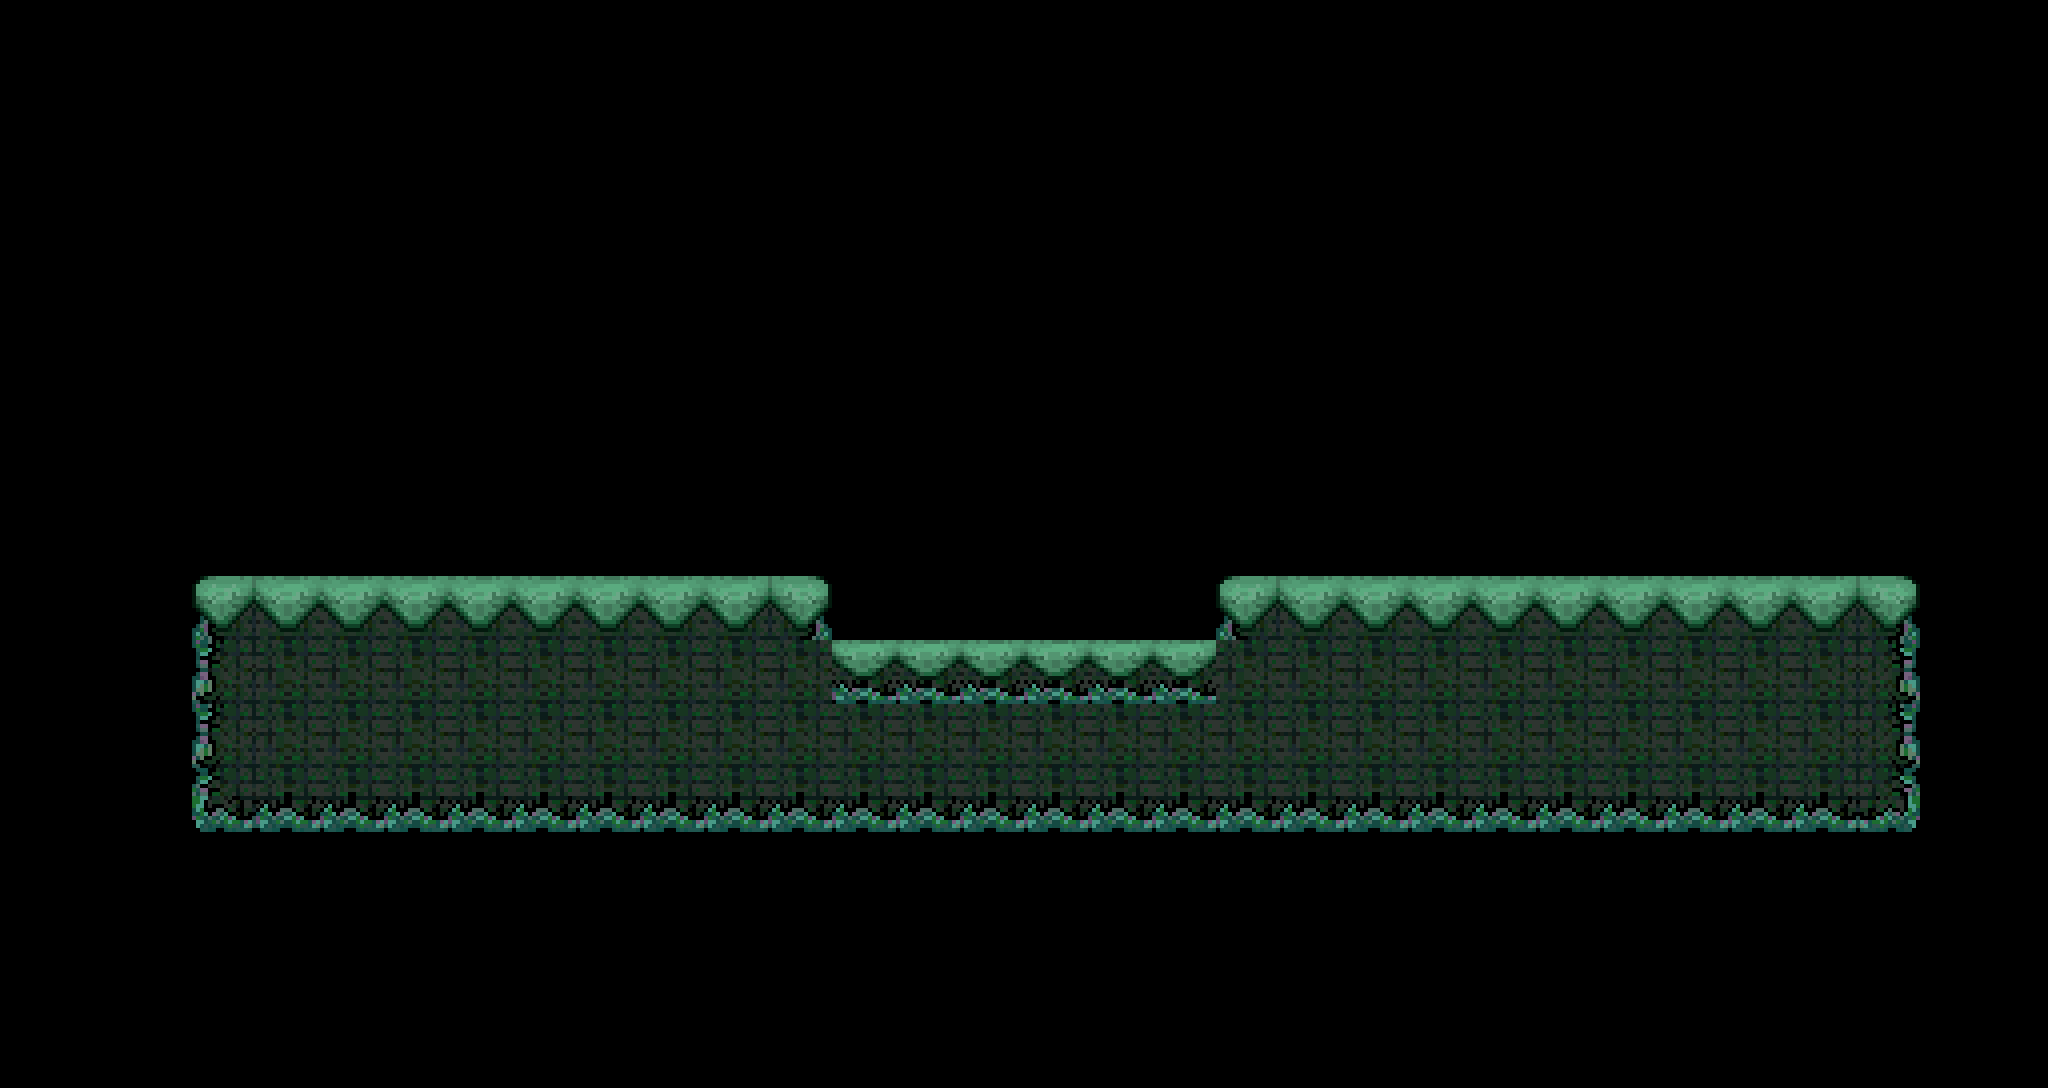

A 2D game scene composited from a Tiled map and its tileset images. What follows is a short description and the map's XML, with every tile layer's data as written:
An orthogonal 32x17 tile map with 64x64 px tiles, 1 tile layer (Tile Layer 1) and 1 object.

<map version="1.5" tiledversion="1.5.0" orientation="orthogonal" renderorder="left-down" width="32" height="17" tilewidth="64" tileheight="64" infinite="0" nextlayerid="4" nextobjectid="10">
 <tileset firstgid="1" source="../level0.tsx" />
 <layer id="1" name="Tile Layer 1" width="32" height="17">
  <data encoding="csv">
0,0,0,0,0,0,0,0,0,0,0,0,0,0,0,0,0,0,0,0,0,0,0,0,0,0,0,0,0,0,0,0,
0,0,0,0,0,0,0,0,0,0,0,0,0,0,0,0,0,0,0,0,0,0,0,0,0,0,0,0,0,0,0,0,
0,0,0,0,0,0,0,0,0,0,0,0,0,0,0,0,0,0,0,0,0,0,0,0,0,0,0,0,0,0,0,0,
0,0,0,0,0,0,0,0,0,0,0,0,0,0,0,0,0,0,0,0,0,0,0,0,0,0,0,0,0,0,0,0,
0,0,0,0,0,0,0,0,0,0,0,0,0,0,0,0,0,0,0,0,0,0,0,0,0,0,0,0,0,0,0,0,
0,0,0,0,0,0,0,0,0,0,0,0,0,0,0,0,0,0,0,0,0,0,0,0,0,0,0,0,0,0,0,0,
0,0,0,0,0,0,0,0,0,0,0,0,0,0,0,0,0,0,0,0,0,0,0,0,0,0,0,0,0,0,0,0,
0,0,0,0,0,0,0,0,0,0,0,0,0,0,0,0,0,0,0,0,0,0,0,0,0,0,0,0,0,0,0,0,
0,0,0,0,0,0,0,0,0,0,0,0,0,0,0,0,0,0,0,0,0,0,0,0,0,0,0,0,0,0,0,0,
0,0,0,1,2,2,2,2,2,2,2,2,3,0,0,0,0,0,0,1,2,2,2,2,2,2,2,2,2,3,0,0,
0,0,0,5,6,6,6,6,6,6,6,6,6,14,14,14,14,14,14,6,6,6,6,6,6,6,6,6,6,7,0,0,
0,0,0,5,6,6,6,6,6,6,6,6,6,6,6,6,6,6,6,6,6,6,6,6,6,6,6,6,6,7,0,0,
0,0,0,9,10,10,10,10,10,10,10,10,10,10,10,10,10,10,10,10,10,10,10,10,10,10,10,10,10,11,0,0,
0,0,0,0,0,0,0,0,0,0,0,0,0,0,0,0,0,0,0,0,0,0,0,0,0,0,0,0,0,0,0,0,
0,0,0,0,0,0,0,0,0,0,0,0,0,0,0,0,0,0,0,0,0,0,0,0,0,0,0,0,0,0,0,0,
0,0,0,0,0,0,0,0,0,0,0,0,0,0,0,0,0,0,0,0,0,0,0,0,0,0,0,0,0,0,0,0,
0,0,0,0,0,0,0,0,0,0,0,0,0,0,0,0,0,0,0,0,0,0,0,0,0,0,0,0,0,0,0,0
</data>
 </layer>
 <objectgroup id="3" name="Collision">
  <object id="9" x="30" y="784.333">
   <polygon points="162,-208.333 162,47.667 1890,47.667 1890,-208.333 1186,-208.333 1186,-144.333 802,-144.333 802,-208.333" />
  </object>
 </objectgroup>
</map>
